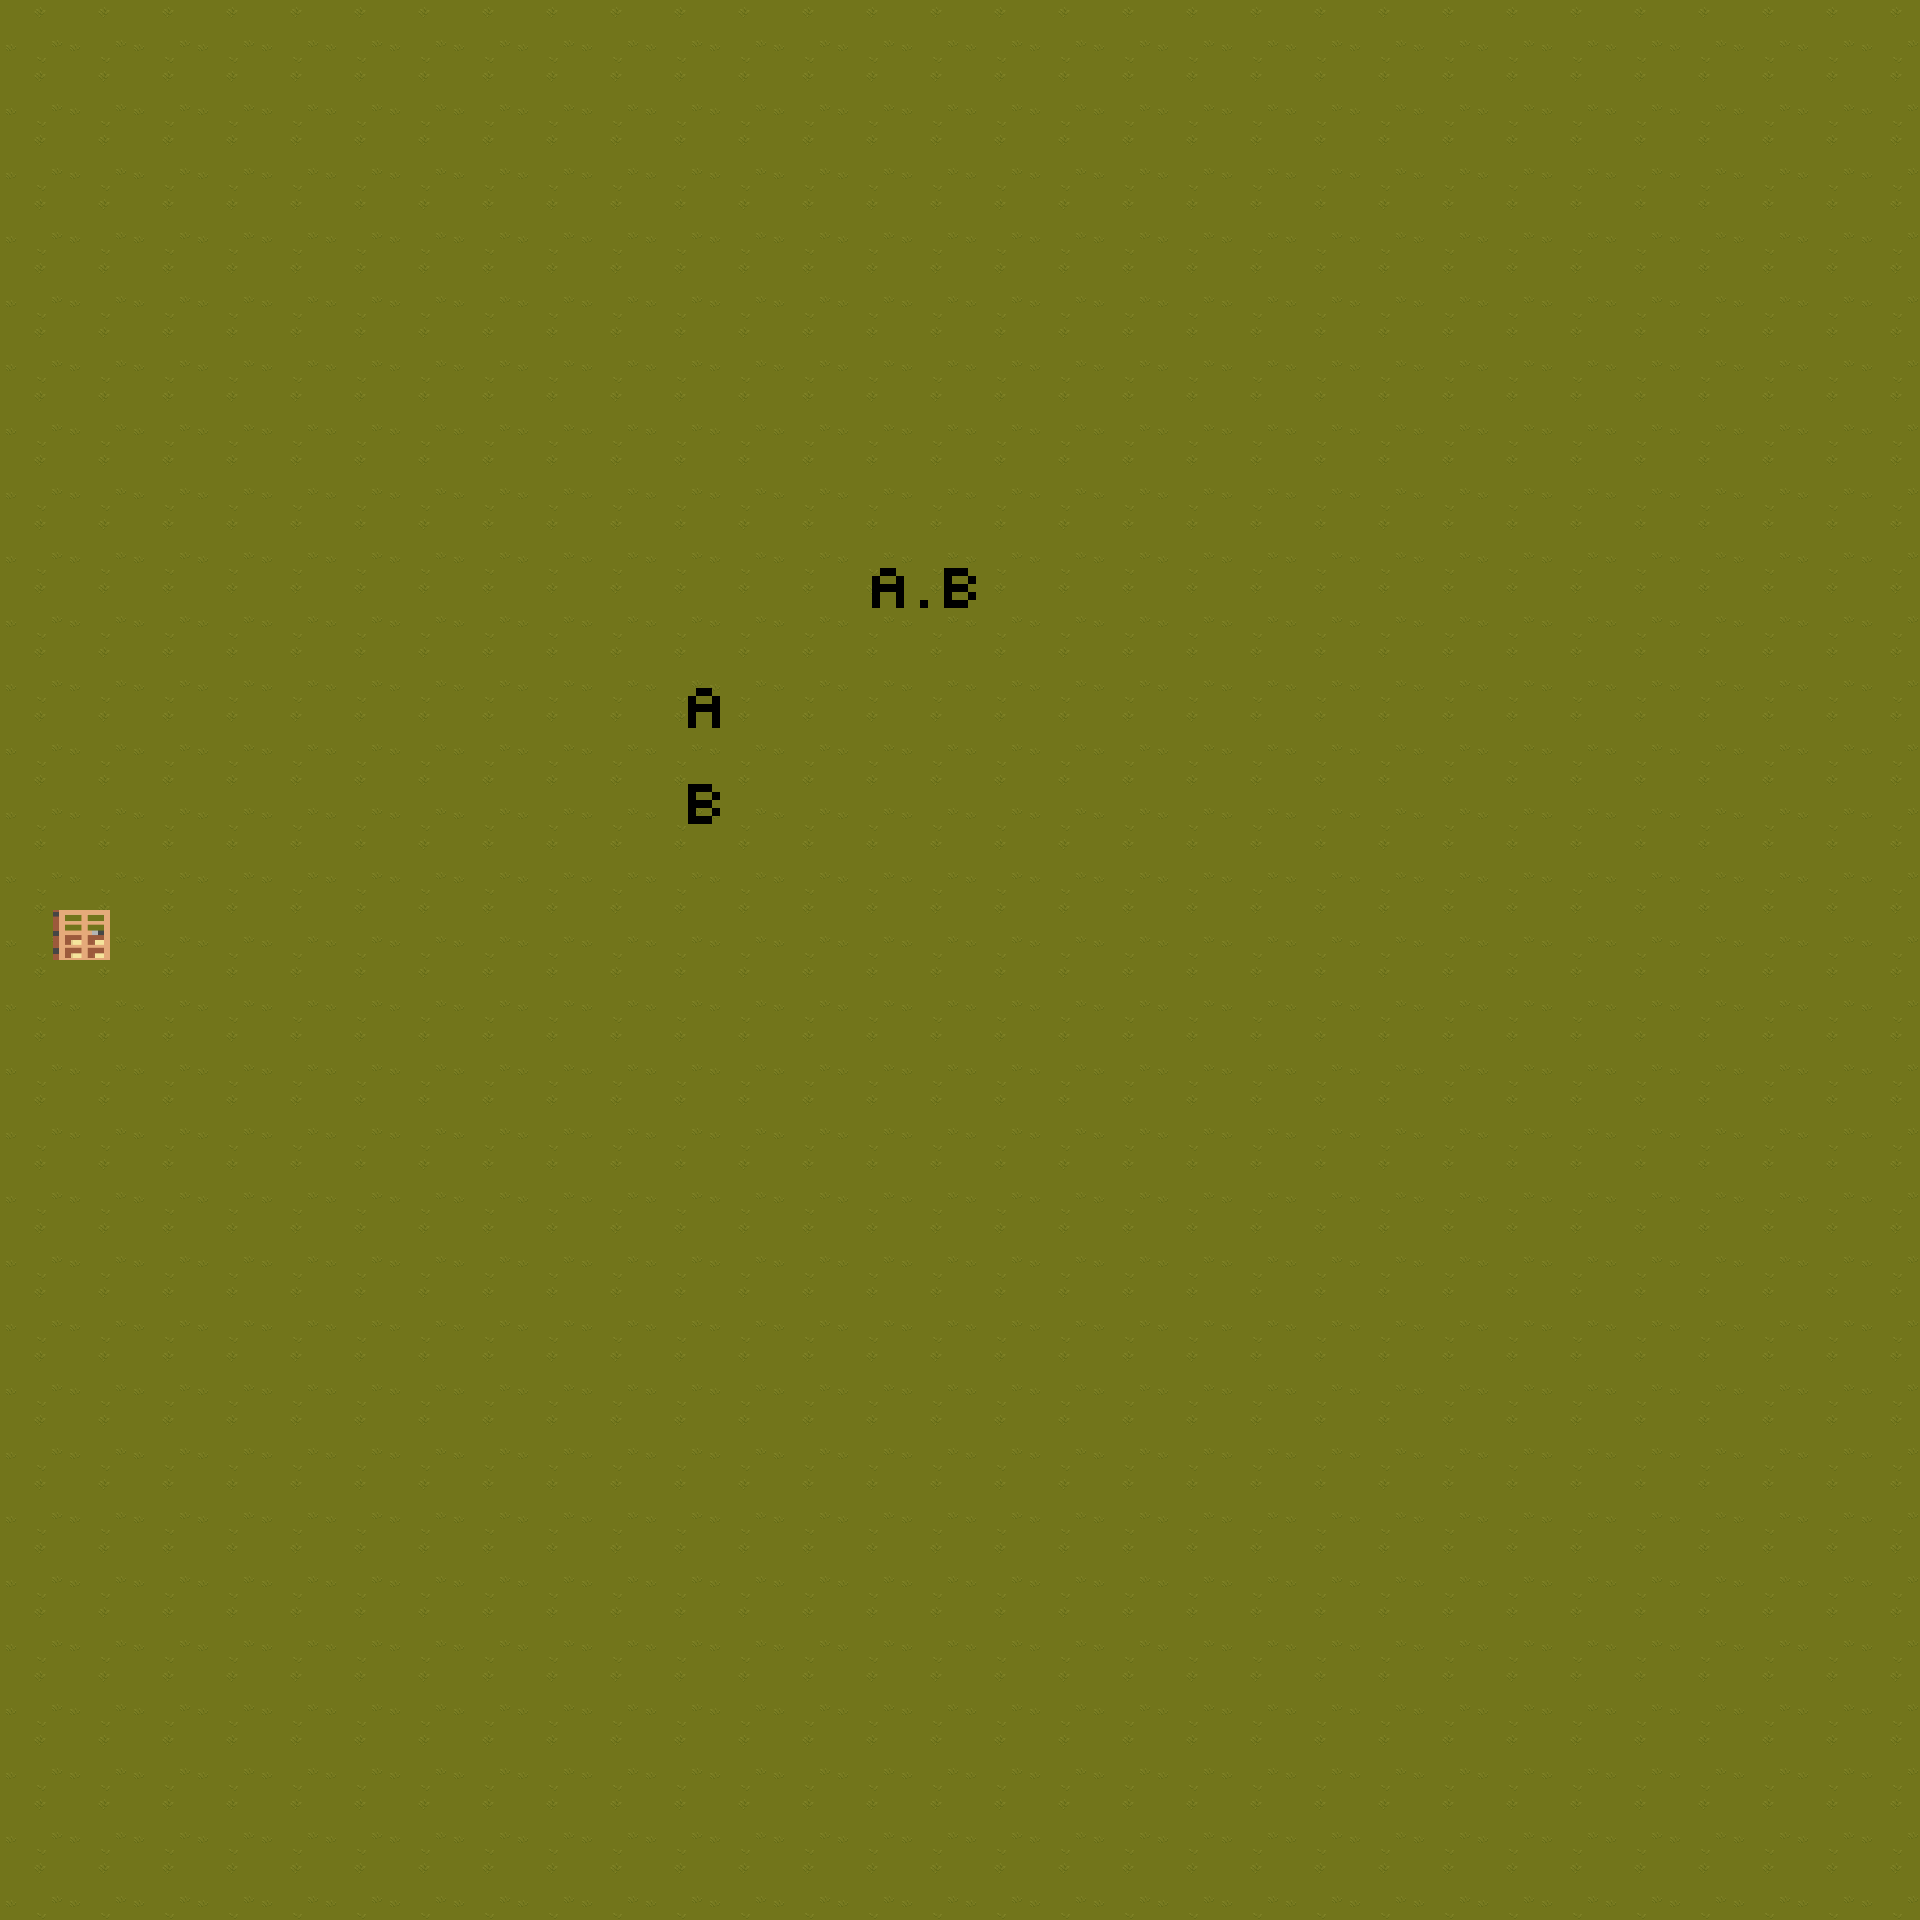

Tiled map render using the project's own tile images. Description and the whole map definition, tile-layer contents included, below:
An orthogonal 30x30 tile map with 64x64 px tiles, 2 tile layers (Ground, letters), 7 tilesets and 1 object.

<map version="1.10" tiledversion="1.11.1-99-gec89c545" orientation="orthogonal" renderorder="right-down" width="30" height="30" tilewidth="64" tileheight="64" infinite="0" nextlayerid="12" nextobjectid="83">
 <editorsettings>
  <export target="../maps/level1.lua" format="lua" />
 </editorsettings>
 <tileset firstgid="1" name="test-tiled" tilewidth="64" tileheight="64" tilecount="54" columns="9">
  <image source="../maps/Texture/tileset.png" width="576" height="384" />
 </tileset>
 <tileset firstgid="55" name="TX Tileset Stone Ground" tilewidth="64" tileheight="64" tilecount="16" columns="4">
  <image source="../maps/Texture/TX Tileset Stone Ground.png" width="256" height="256" />
 </tileset>
 <tileset firstgid="71" name="TX Tileset Grass" tilewidth="64" tileheight="64" tilecount="16" columns="4">
  <image source="../maps/Texture/TX Tileset Grass.png" width="256" height="256" />
 </tileset>
 <tileset firstgid="87" name="pixil-frame-0" tilewidth="64" tileheight="64" tilecount="4" columns="2">
  <image source="../maps/Texture/andlogic.png" width="190" height="162" />
 </tileset>
 <tileset firstgid="91" name="abcd" tilewidth="64" tileheight="64" tilecount="209" columns="19">
  <image source="../maps/Texture/abcd.png" width="1248" height="712" />
 </tileset>
 <tileset firstgid="300" name="a_b" tilewidth="64" tileheight="64" tilecount="209" columns="19">
  <image source="../maps/Texture/a_b.png" width="1248" height="712" />
 </tileset>
 <tileset firstgid="509" name="door" tilewidth="64" tileheight="64" tilecount="2" columns="2">
  <image source="../maps/Texture/door.png" trans="ff00ff" width="156" height="89" />
 </tileset>
 <objectgroup id="11" name="Walls">
  <object id="82" x="62" y="906" width="52" height="52" />
 </objectgroup>
 <layer id="1" name="Ground" width="30" height="30">
  <data encoding="csv">
71,71,71,71,71,71,71,71,71,71,71,71,71,71,71,71,71,71,71,71,71,71,71,71,71,71,71,71,71,71,
71,71,71,71,71,71,71,71,71,71,71,71,71,71,71,71,71,71,71,71,71,71,71,71,71,71,71,71,71,71,
71,71,71,71,71,71,71,71,71,71,71,71,71,71,71,71,71,71,71,71,71,71,71,71,71,71,71,71,71,71,
71,71,71,71,71,71,71,71,71,71,71,71,71,71,71,71,71,71,71,71,71,71,71,71,71,71,71,71,71,71,
71,71,71,71,71,71,71,71,71,71,71,71,71,71,71,71,71,71,71,71,71,71,71,71,71,71,71,71,71,71,
71,71,71,71,71,71,71,71,71,71,71,71,71,71,71,71,71,71,71,71,71,71,71,71,71,71,71,71,71,71,
71,71,71,71,71,71,71,71,71,71,71,71,71,71,71,71,71,71,71,71,71,71,71,71,71,71,71,71,71,71,
71,71,71,71,71,71,71,71,71,71,71,71,71,71,71,71,71,71,71,71,71,71,71,71,71,71,71,71,71,71,
71,71,71,71,71,71,71,71,71,71,71,71,71,71,71,71,71,71,71,71,71,71,71,71,71,71,71,71,71,71,
71,71,71,71,71,71,71,71,71,71,71,71,71,71,71,71,71,71,71,71,71,71,71,71,71,71,71,71,71,71,
71,71,71,71,71,71,71,71,71,71,71,71,71,71,71,71,71,71,71,71,71,71,71,71,71,71,71,71,71,71,
71,71,71,71,71,71,71,71,71,71,71,71,71,71,71,71,71,71,71,71,71,71,71,71,71,71,71,71,71,71,
71,71,71,71,71,71,71,71,71,71,71,71,71,71,71,71,71,71,71,71,71,71,71,71,71,71,71,71,71,71,
71,71,71,71,71,71,71,71,71,71,71,71,71,71,71,71,71,71,71,71,71,71,71,71,71,71,71,71,71,71,
71,71,71,71,71,71,71,71,71,71,71,71,71,71,71,71,71,71,71,71,71,71,71,71,71,71,71,71,71,71,
71,71,71,71,71,71,71,71,71,71,71,71,71,71,71,71,71,71,71,71,71,71,71,71,71,71,71,71,71,71,
71,71,71,71,71,71,71,71,71,71,71,71,71,71,71,71,71,71,71,71,71,71,71,71,71,71,71,71,71,71,
71,71,71,71,71,71,71,71,71,71,71,71,71,71,71,71,71,71,71,71,71,71,71,71,71,71,71,71,71,71,
71,71,71,71,71,71,71,71,71,71,71,71,71,71,71,71,71,71,71,71,71,71,71,71,71,71,71,71,71,71,
71,71,71,71,71,71,71,71,71,71,71,71,71,71,71,71,71,71,71,71,71,71,71,71,71,71,71,71,71,71,
71,71,71,71,71,71,71,71,71,71,71,71,71,71,71,71,71,71,71,71,71,71,71,71,71,71,71,71,71,71,
71,71,71,71,71,71,71,71,71,71,71,71,71,71,71,71,71,71,71,71,71,71,71,71,71,71,71,71,71,71,
71,71,71,71,71,71,71,71,71,71,71,71,71,71,71,71,71,71,71,71,71,71,71,71,71,71,71,71,71,71,
71,71,71,71,71,71,71,71,71,71,71,71,71,71,71,71,71,71,71,71,71,71,71,71,71,71,71,71,71,71,
71,71,71,71,71,71,71,71,71,71,71,71,71,71,71,71,71,71,71,71,71,71,71,71,71,71,71,71,71,71,
71,71,71,71,71,71,71,71,71,71,71,71,71,71,71,71,71,71,71,71,71,71,71,71,71,71,71,71,71,71,
71,71,71,71,71,71,71,71,71,71,71,71,71,71,71,71,71,71,71,71,71,71,71,71,71,71,71,71,71,71,
71,71,71,71,71,71,71,71,71,71,71,71,71,71,71,71,71,71,71,71,71,71,71,71,71,71,71,71,71,71,
71,71,71,71,71,71,71,71,71,71,71,71,71,71,71,71,71,71,71,71,71,71,71,71,71,71,71,71,71,71,
71,71,71,71,71,71,71,71,71,71,71,71,71,71,71,71,71,71,71,71,71,71,71,71,71,71,71,71,71,71
</data>
 </layer>
 <layer id="7" name="letters" width="30" height="30">
  <data encoding="csv">
0,0,0,0,0,0,0,0,0,0,0,0,0,0,0,0,0,0,0,0,0,0,0,0,0,0,0,0,0,0,
0,0,0,0,0,0,0,0,0,0,0,0,0,0,0,0,0,0,0,0,0,0,0,0,0,0,0,0,0,0,
0,0,0,0,0,0,0,0,0,0,0,0,0,0,0,0,0,0,0,0,0,0,0,0,0,0,0,0,0,0,
0,0,0,0,0,0,0,0,0,0,0,0,0,0,0,0,0,0,0,0,0,0,0,0,0,0,0,0,0,0,
0,0,0,0,0,0,0,0,0,0,0,0,0,0,0,0,0,0,0,0,0,0,0,0,0,0,0,0,0,0,
0,0,0,0,0,0,0,0,0,0,0,0,0,0,0,0,0,0,0,0,0,0,0,0,0,0,0,0,0,0,
0,0,0,0,0,0,0,0,0,0,0,0,0,0,0,0,0,0,0,0,0,0,0,0,0,0,0,0,0,0,
0,0,0,0,0,0,0,0,0,0,0,0,0,0,0,0,0,0,0,0,0,0,0,0,0,0,0,0,0,0,
0,0,0,0,0,0,0,0,0,0,0,0,0,360,361,362,0,0,0,0,0,0,0,0,0,0,0,0,0,0,
0,0,0,0,0,0,0,0,0,0,0,0,0,379,380,381,0,0,0,0,0,0,0,0,0,0,0,0,0,0,
0,0,0,0,0,0,0,0,0,0,96,97,0,0,0,0,0,0,0,0,0,0,0,0,0,0,0,0,0,0,
0,0,0,0,0,0,0,0,0,0,115,116,0,0,0,0,0,0,0,0,0,0,0,0,0,0,0,0,0,0,
0,0,0,0,0,0,0,0,0,0,134,135,0,0,0,0,0,0,0,0,0,0,0,0,0,0,0,0,0,0,
0,0,0,0,0,0,0,0,0,0,0,0,0,0,0,0,0,0,0,0,0,0,0,0,0,0,0,0,0,0,
509,510,0,0,0,0,0,0,0,0,0,0,0,0,0,0,0,0,0,0,0,0,0,0,0,0,0,0,0,0,
0,0,0,0,0,0,0,0,0,0,0,0,0,0,0,0,0,0,0,0,0,0,0,0,0,0,0,0,0,0,
0,0,0,0,0,0,0,0,0,0,0,0,0,0,0,0,0,0,0,0,0,0,0,0,0,0,0,0,0,0,
0,0,0,0,0,0,0,0,0,0,0,0,0,0,0,0,0,0,0,0,0,0,0,0,0,0,0,0,0,0,
0,0,0,0,0,0,0,0,0,0,0,0,0,0,0,0,0,0,0,0,0,0,0,0,0,0,0,0,0,0,
0,0,0,0,0,0,0,0,0,0,0,0,0,0,0,0,0,0,0,0,0,0,0,0,0,0,0,0,0,0,
0,0,0,0,0,0,0,0,0,0,0,0,0,0,0,0,0,0,0,0,0,0,0,0,0,0,0,0,0,0,
0,0,0,0,0,0,0,0,0,0,0,0,0,0,0,0,0,0,0,0,0,0,0,0,0,0,0,0,0,0,
0,0,0,0,0,0,0,0,0,0,0,0,0,0,0,0,0,0,0,0,0,0,0,0,0,0,0,0,0,0,
0,0,0,0,0,0,0,0,0,0,0,0,0,0,0,0,0,0,0,0,0,0,0,0,0,0,0,0,0,0,
0,0,0,0,0,0,0,0,0,0,0,0,0,0,0,0,0,0,0,0,0,0,0,0,0,0,0,0,0,0,
0,0,0,0,0,0,0,0,0,0,0,0,0,0,0,0,0,0,0,0,0,0,0,0,0,0,0,0,0,0,
0,0,0,0,0,0,0,0,0,0,0,0,0,0,0,0,0,0,0,0,0,0,0,0,0,0,0,0,0,0,
0,0,0,0,0,0,0,0,0,0,0,0,0,0,0,0,0,0,0,0,0,0,0,0,0,0,0,0,0,0,
0,0,0,0,0,0,0,0,0,0,0,0,0,0,0,0,0,0,0,0,0,0,0,0,0,0,0,0,0,0,
0,0,0,0,0,0,0,0,0,0,0,0,0,0,0,0,0,0,0,0,0,0,0,0,0,0,0,0,0,0
</data>
 </layer>
</map>
